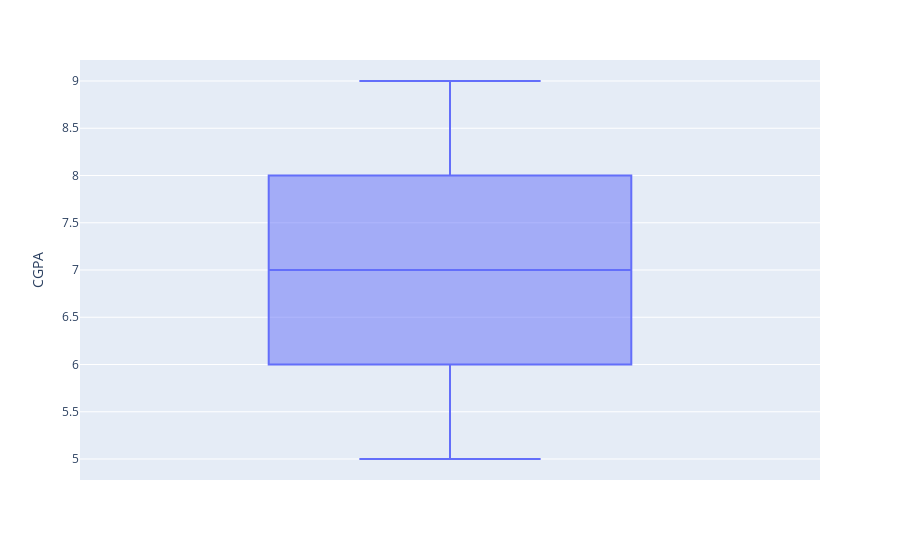

The cell this chart's notebook holds for it:
### Markdown cell above
## 5. _Representation_

### Code cell
figure = px.box(dataframe, y='CGPA')  
figure.show()

### Figure 1 — Plotly figure (JSON) as saved in the notebook; plotly's stock layout.template omitted (floating-point values rounded to 4 significant figures; data arrays with more than 128 entries replaced by an {"elided": "..."} marker saying what was removed)
{"data": [{"alignmentgroup": "True", "hovertemplate": "CGPA=%{y}<extra></extra>", "legendgroup": "", "marker": {"color": "#636efa"}, "name": "", "notched": false, "offsetgroup": "", "orientation": "v", "showlegend": false, "type": "box", "x0": " ", "xaxis": "x", "y": {"elided": "1137 int values"}, "y0": " ", "yaxis": "y"}], "layout": {"boxmode": "group", "legend": {"tracegroupgap": 0}, "margin": {"t": 60}, "xaxis": {"anchor": "y", "domain": [0, 1]}, "yaxis": {"anchor": "x", "domain": [0, 1], "title": {"text": "CGPA"}}}}
